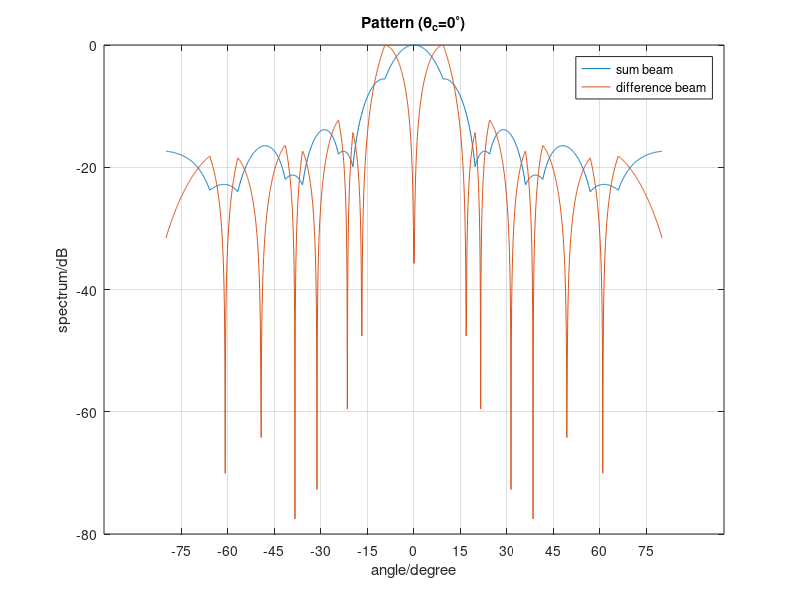
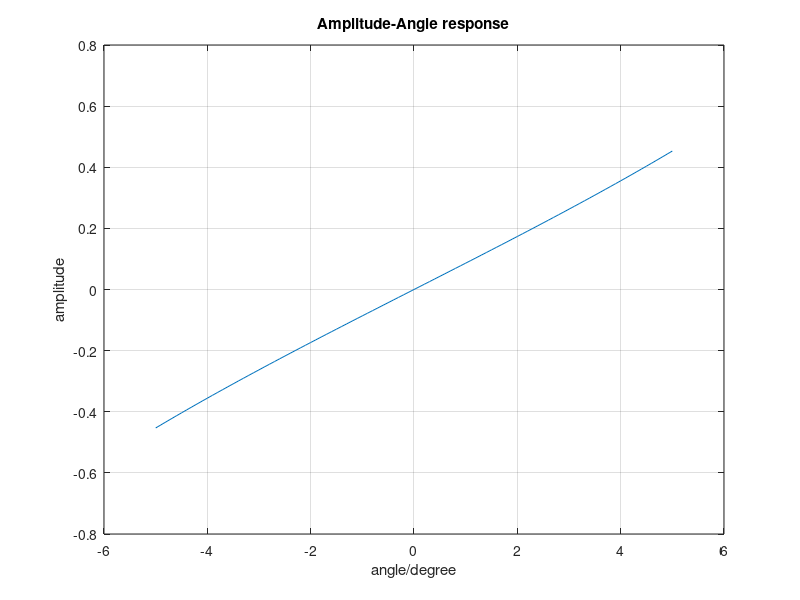

Reproduce these figures in MATLAB, in order.
num_array = 8;
f = 10e9;
c = 3e8;
wavelength = c/f;
margin = wavelength/2;
theta_signal = [-5; 5] + 0;

dir1 = exp(-1j*2*pi*margin*(0: num_array - 1)'*sind(theta_signal(1))/wavelength);
dir2 = exp(-1j*2*pi*margin*(0: num_array - 1)'*sind(theta_signal(2))/wavelength);

theta = (-80: 0.1: 80)';
pattern1 = zeros(length(theta), 1);
pattern2 = zeros(length(theta), 1);
for n = 1: length(theta)
    steerVec = exp(-1j*2*pi*margin*(0: num_array - 1)'*sind(theta(n))/wavelength);
    pattern1(n) = dir1'*steerVec;
    pattern2(n) = dir2'*steerVec;
end
sum_beam = abs(pattern2) + abs(pattern1);
dif_beam = abs(pattern2) - abs(pattern1);
figure(1)
plot(theta, 20*log10(abs(sum_beam)/max(abs(sum_beam))))
hold on
plot(theta, 20*log10(abs(dif_beam)/max(abs(dif_beam))))
hold off
legend('sum beam', 'difference beam')
set(gca, 'XTICK', -75: 15: 75)
grid on
xlabel('angle/degree')
ylabel('spectrum/dB')
title('Pattern (\theta_c=0^\circ)')

ratio = dif_beam./sum_beam;
figure(2)
plot(theta(find(theta == -5): find(theta == 5)),...
    ratio(find(theta == -5): find(theta == 5)))
grid on
xlabel('angle/degree')
ylabel('amplitude')
title('Amplitude-Angle response')